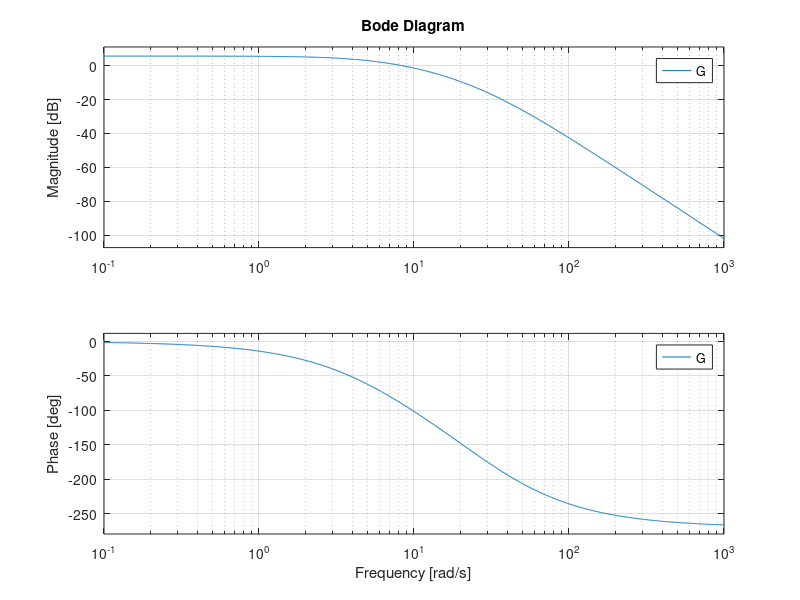
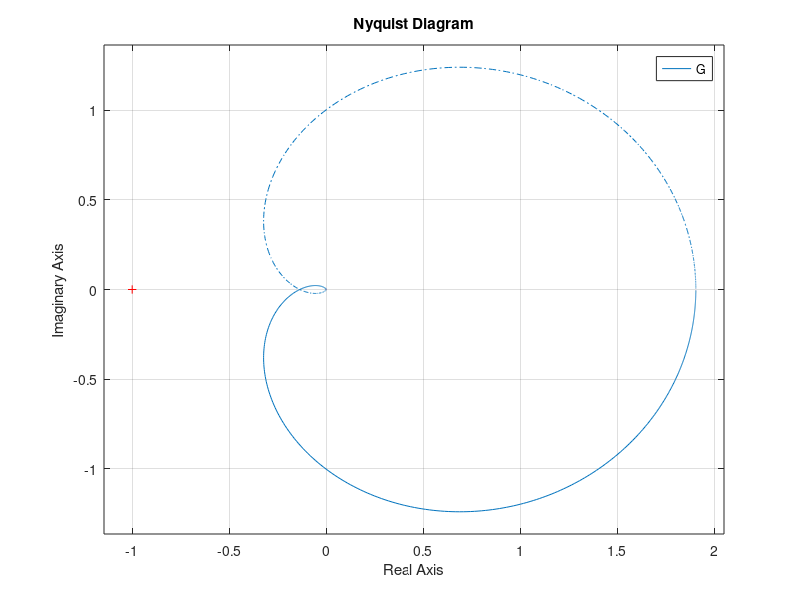

Write MATLAB code to recreate these figures, in order.
%Jung Bae
%G00908808
%HW11 MATLAB

clear all
close all

num=8000; 
den=poly([-6 -20 -35]); 
G=tf(num,den);

figure(1)
bode(G)

figure(2)
nyquist(G)
